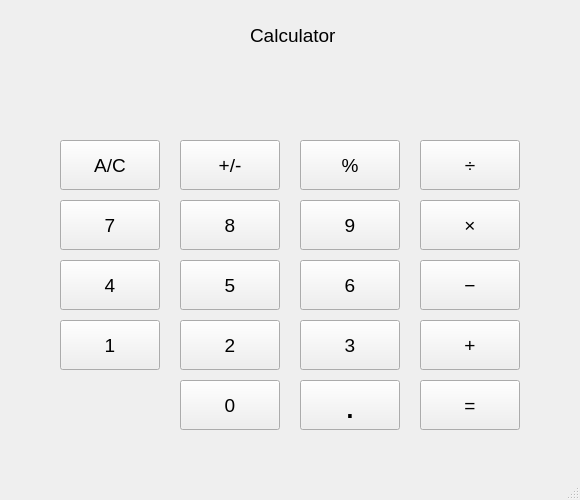
<?xml version="1.0" encoding="UTF-8"?>
<ui version="4.0">
 <class>MainWindow</class>
 <widget class="QMainWindow" name="MainWindow">
  <property name="geometry">
   <rect>
    <x>0</x>
    <y>0</y>
    <width>580</width>
    <height>500</height>
   </rect>
  </property>
  <property name="maximumSize">
   <size>
    <width>580</width>
    <height>500</height>
   </size>
  </property>
  <property name="windowTitle">
   <string>MainWindow</string>
  </property>
  <widget class="QWidget" name="centralwidget">
   <widget class="QLabel" name="top_label">
    <property name="geometry">
     <rect>
      <x>250</x>
      <y>10</y>
      <width>100</width>
      <height>50</height>
     </rect>
    </property>
    <property name="font">
     <font>
      <pointsize>14</pointsize>
     </font>
    </property>
    <property name="text">
     <string>Calculator</string>
    </property>
   </widget>
   <widget class="QLabel" name="ans_label">
    <property name="geometry">
     <rect>
      <x>200</x>
      <y>70</y>
      <width>200</width>
      <height>50</height>
     </rect>
    </property>
    <property name="font">
     <font>
      <pointsize>14</pointsize>
     </font>
    </property>
    <property name="text">
     <string/>
    </property>
    <property name="alignment">
     <set>Qt::AlignRight|Qt::AlignTrailing|Qt::AlignVCenter</set>
    </property>
   </widget>
   <widget class="QPushButton" name="push_seven">
    <property name="geometry">
     <rect>
      <x>60</x>
      <y>200</y>
      <width>100</width>
      <height>50</height>
     </rect>
    </property>
    <property name="font">
     <font>
      <pointsize>14</pointsize>
     </font>
    </property>
    <property name="text">
     <string>7</string>
    </property>
   </widget>
   <widget class="QPushButton" name="push_four">
    <property name="geometry">
     <rect>
      <x>60</x>
      <y>260</y>
      <width>100</width>
      <height>50</height>
     </rect>
    </property>
    <property name="font">
     <font>
      <pointsize>14</pointsize>
     </font>
    </property>
    <property name="text">
     <string>4</string>
    </property>
   </widget>
   <widget class="QPushButton" name="push_one">
    <property name="geometry">
     <rect>
      <x>60</x>
      <y>320</y>
      <width>100</width>
      <height>50</height>
     </rect>
    </property>
    <property name="font">
     <font>
      <pointsize>14</pointsize>
     </font>
    </property>
    <property name="text">
     <string>1</string>
    </property>
   </widget>
   <widget class="QPushButton" name="push_eight">
    <property name="geometry">
     <rect>
      <x>180</x>
      <y>200</y>
      <width>100</width>
      <height>50</height>
     </rect>
    </property>
    <property name="font">
     <font>
      <pointsize>14</pointsize>
     </font>
    </property>
    <property name="text">
     <string>8</string>
    </property>
   </widget>
   <widget class="QPushButton" name="push_five">
    <property name="geometry">
     <rect>
      <x>180</x>
      <y>260</y>
      <width>100</width>
      <height>50</height>
     </rect>
    </property>
    <property name="font">
     <font>
      <pointsize>14</pointsize>
     </font>
    </property>
    <property name="text">
     <string>5</string>
    </property>
   </widget>
   <widget class="QPushButton" name="push_two">
    <property name="geometry">
     <rect>
      <x>180</x>
      <y>320</y>
      <width>100</width>
      <height>50</height>
     </rect>
    </property>
    <property name="font">
     <font>
      <pointsize>14</pointsize>
     </font>
    </property>
    <property name="text">
     <string>2</string>
    </property>
   </widget>
   <widget class="QPushButton" name="push_nine">
    <property name="geometry">
     <rect>
      <x>300</x>
      <y>200</y>
      <width>100</width>
      <height>50</height>
     </rect>
    </property>
    <property name="font">
     <font>
      <pointsize>14</pointsize>
     </font>
    </property>
    <property name="text">
     <string>9</string>
    </property>
   </widget>
   <widget class="QPushButton" name="push_six">
    <property name="geometry">
     <rect>
      <x>300</x>
      <y>260</y>
      <width>100</width>
      <height>50</height>
     </rect>
    </property>
    <property name="font">
     <font>
      <pointsize>14</pointsize>
     </font>
    </property>
    <property name="text">
     <string>6</string>
    </property>
   </widget>
   <widget class="QPushButton" name="push_three">
    <property name="geometry">
     <rect>
      <x>300</x>
      <y>320</y>
      <width>100</width>
      <height>50</height>
     </rect>
    </property>
    <property name="font">
     <font>
      <pointsize>14</pointsize>
     </font>
    </property>
    <property name="text">
     <string>3</string>
    </property>
   </widget>
   <widget class="QPushButton" name="push_divide">
    <property name="geometry">
     <rect>
      <x>420</x>
      <y>140</y>
      <width>100</width>
      <height>50</height>
     </rect>
    </property>
    <property name="font">
     <font>
      <pointsize>14</pointsize>
     </font>
    </property>
    <property name="text">
     <string>÷</string>
    </property>
   </widget>
   <widget class="QPushButton" name="push_multiply">
    <property name="geometry">
     <rect>
      <x>420</x>
      <y>200</y>
      <width>100</width>
      <height>50</height>
     </rect>
    </property>
    <property name="font">
     <font>
      <pointsize>14</pointsize>
     </font>
    </property>
    <property name="text">
     <string>×</string>
    </property>
   </widget>
   <widget class="QPushButton" name="push_minus">
    <property name="geometry">
     <rect>
      <x>420</x>
      <y>260</y>
      <width>100</width>
      <height>50</height>
     </rect>
    </property>
    <property name="font">
     <font>
      <pointsize>14</pointsize>
     </font>
    </property>
    <property name="text">
     <string>−</string>
    </property>
   </widget>
   <widget class="QPushButton" name="push_add">
    <property name="geometry">
     <rect>
      <x>420</x>
      <y>320</y>
      <width>100</width>
      <height>50</height>
     </rect>
    </property>
    <property name="font">
     <font>
      <pointsize>14</pointsize>
     </font>
    </property>
    <property name="text">
     <string>+</string>
    </property>
   </widget>
   <widget class="QPushButton" name="push_zero">
    <property name="geometry">
     <rect>
      <x>180</x>
      <y>380</y>
      <width>100</width>
      <height>50</height>
     </rect>
    </property>
    <property name="font">
     <font>
      <pointsize>14</pointsize>
     </font>
    </property>
    <property name="text">
     <string>0</string>
    </property>
   </widget>
   <widget class="QPushButton" name="push_decimal">
    <property name="geometry">
     <rect>
      <x>300</x>
      <y>380</y>
      <width>100</width>
      <height>50</height>
     </rect>
    </property>
    <property name="font">
     <font>
      <pointsize>28</pointsize>
     </font>
    </property>
    <property name="text">
     <string>.</string>
    </property>
   </widget>
   <widget class="QPushButton" name="push_submit">
    <property name="geometry">
     <rect>
      <x>420</x>
      <y>380</y>
      <width>100</width>
      <height>50</height>
     </rect>
    </property>
    <property name="font">
     <font>
      <pointsize>14</pointsize>
     </font>
    </property>
    <property name="text">
     <string>=</string>
    </property>
   </widget>
   <widget class="QPushButton" name="push_clear">
    <property name="geometry">
     <rect>
      <x>60</x>
      <y>140</y>
      <width>100</width>
      <height>50</height>
     </rect>
    </property>
    <property name="font">
     <font>
      <pointsize>14</pointsize>
     </font>
    </property>
    <property name="text">
     <string>A/C</string>
    </property>
   </widget>
   <widget class="QPushButton" name="push_negative">
    <property name="geometry">
     <rect>
      <x>180</x>
      <y>140</y>
      <width>100</width>
      <height>50</height>
     </rect>
    </property>
    <property name="font">
     <font>
      <pointsize>14</pointsize>
     </font>
    </property>
    <property name="text">
     <string>+/-</string>
    </property>
   </widget>
   <widget class="QPushButton" name="push_percentage">
    <property name="geometry">
     <rect>
      <x>300</x>
      <y>140</y>
      <width>100</width>
      <height>50</height>
     </rect>
    </property>
    <property name="font">
     <font>
      <pointsize>14</pointsize>
     </font>
    </property>
    <property name="text">
     <string>%</string>
    </property>
   </widget>
   <widget class="QLabel" name="logo">
    <property name="geometry">
     <rect>
      <x>80</x>
      <y>380</y>
      <width>60</width>
      <height>60</height>
     </rect>
    </property>
    <property name="styleSheet">
     <string notr="true">background-image:url(:/uno/logo_uno.png)
</string>
    </property>
    <property name="text">
     <string/>
    </property>
    <property name="pixmap">
     <pixmap resource="../../Downloads/logo.qrc">:/uno/logo_uno.png</pixmap>
    </property>
    <property name="scaledContents">
     <bool>true</bool>
    </property>
   </widget>
  </widget>
  <widget class="QMenuBar" name="menubar">
   <property name="geometry">
    <rect>
     <x>0</x>
     <y>0</y>
     <width>580</width>
     <height>26</height>
    </rect>
   </property>
  </widget>
  <widget class="QStatusBar" name="statusbar"/>
 </widget>
 <resources>
  <include location="../../Downloads/logo.qrc"/>
 </resources>
 <connections/>
</ui>
